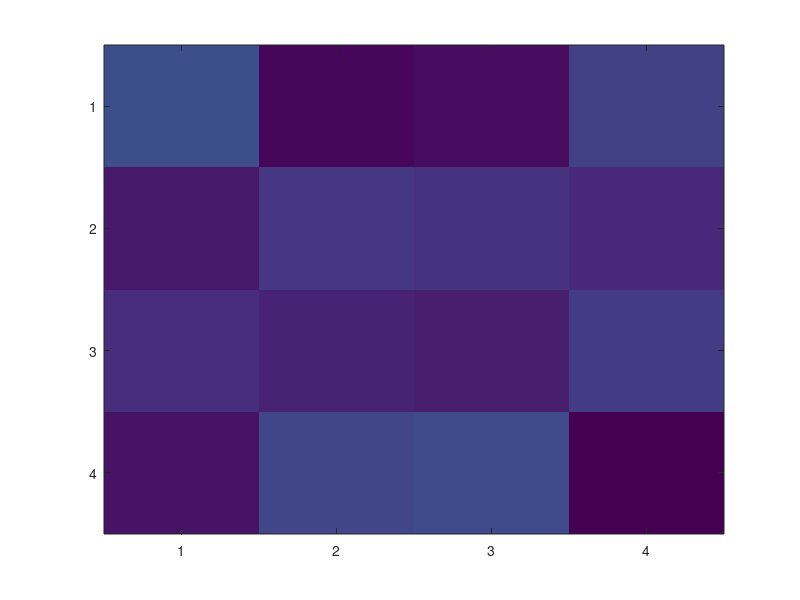

Here is the MATLAB script that generated this plot: (Note: this script raises an error after producing the figure.)
%=============================================================================
% Copyright (c) 2016-present Allan CORNET (Nelson)
%=============================================================================
% This file is part of Nelson.
%=============================================================================
% LICENCE_BLOCK_BEGIN
% SPDX-License-Identifier: LGPL-3.0-or-later
% LICENCE_BLOCK_END
%=============================================================================
% <--ADV-CLI MODE-->
%=============================================================================
% High-level image: manual limits fitted to the image, reversed y, ticks on top.
f = figure('Visible', 'off');
ax = axes(f);
image(ax, magic(4));
asserts.isequal(get(ax, 'XLimMode'), 'manual');
asserts.isequal(get(ax, 'YLimMode'), 'manual');
asserts.isequal(get(ax, 'ZLimMode'), 'auto');
asserts.isequal(get(ax, 'XLim'), [0.5 4.5]);
asserts.isequal(get(ax, 'YLim'), [0.5 4.5]);
asserts.isequal(get(ax, 'YDir'), 'reverse');
asserts.isequal(get(ax, 'Layer'), 'top');
asserts.isequal(char(get(ax, 'Box')), 'on');
asserts.isequal(get(ax, 'XLimitMethod'), 'tickaligned');
%=============================================================================
% Changing CData later keeps the manual limits.
h = ax.Children(1);
h.CData = magic(8);
asserts.isequal(get(ax, 'XLim'), [0.5 4.5]);
%=============================================================================
% A new high-level image replaces the limits.
image(ax, magic(8));
asserts.isequal(get(ax, 'XLim'), [0.5 8.5]);
%=============================================================================
% Explicit X and Y data.
image(ax, [10 20], [5 8], magic(4));
asserts.isequal(get(ax, 'XLimMode'), 'manual');
asserts.isapprox(get(ax, 'XLim'), [25 / 3, 65 / 3], 1e-12);
asserts.isequal(get(ax, 'YLim'), [4.5 8.5]);
%=============================================================================
% Releasing one limit keeps the other manual.
image(ax, magic(4));
xlim(ax, 'auto');
asserts.isequal(get(ax, 'XLimMode'), 'auto');
asserts.isequal(get(ax, 'YLimMode'), 'manual');
delete(f);
%=============================================================================
% Under hold the axes setup is left untouched.
f = figure('Visible', 'off');
ax = axes(f);
plot(ax, 1:20);
hold(ax, 'on');
image(ax, magic(4));
asserts.isequal(get(ax, 'XLimMode'), 'auto');
asserts.isequal(get(ax, 'YDir'), 'normal');
asserts.isequal(get(ax, 'Layer'), 'bottom');
asserts.isequal(get(ax, 'XLim'), [0 20]);
delete(f);
%=============================================================================
% A second image under hold keeps the limits of the first one.
f = figure('Visible', 'off');
ax = axes(f);
image(ax, magic(4));
hold(ax, 'on');
image(ax, [10 20], [5 8], magic(4));
asserts.isequal(get(ax, 'XLim'), [0.5 4.5]);
delete(f);
%=============================================================================
% NextPlot 'replacechildren' also leaves the axes setup alone.
f = figure('Visible', 'off');
ax = axes(f);
ax.NextPlot = 'replacechildren';
image(ax, magic(4));
asserts.isequal(get(ax, 'XLimMode'), 'auto');
asserts.isequal(get(ax, 'YDir'), 'normal');
delete(f);
%=============================================================================
% Low-level image keeps auto limits.
f = figure('Visible', 'off');
ax = axes(f);
image(ax, 'CData', magic(4));
asserts.isequal(get(ax, 'XLimMode'), 'auto');
asserts.isequal(get(ax, 'YDir'), 'normal');
delete(f);
%=============================================================================
% imagesc follows the same rules; its property form is low-level.
f = figure('Visible', 'off');
ax = axes(f);
imagesc(ax, magic(4));
asserts.isequal(get(ax, 'XLimMode'), 'manual');
asserts.isequal(get(ax, 'YLimMode'), 'manual');
asserts.isequal(get(ax, 'XLim'), [0.5 4.5]);
asserts.isequal(get(ax, 'YDir'), 'reverse');
asserts.isequal(get(ax, 'Layer'), 'top');
delete(f);
f = figure('Visible', 'off');
ax = axes(f);
imagesc(ax, 'CData', magic(4));
asserts.isequal(get(ax, 'XLimMode'), 'auto');
asserts.isequal(get(ax, 'YDir'), 'normal');
asserts.isequal(char(get(ax, 'Box')), 'off');
delete(f);
f = figure('Visible', 'off');
ax = axes(f);
plot(ax, 1:20);
hold(ax, 'on');
imagesc(ax, magic(4));
asserts.isequal(get(ax, 'XLimMode'), 'auto');
asserts.isequal(get(ax, 'YDir'), 'normal');
delete(f);
%=============================================================================
% imshow pins its limits; under hold it only sets the aspect ratio and direction.
f = figure('Visible', 'off');
ax = axes(f);
imshow(magic(4), [], 'Parent', ax);
asserts.isequal(get(ax, 'XLimMode'), 'manual');
asserts.isequal(get(ax, 'XLim'), [0.5 4.5]);
asserts.isequal(get(ax, 'YLim'), [0.5 4.5]);
asserts.isequal(get(ax, 'DataAspectRatio'), [1 1 1]);
asserts.isequal(get(ax, 'Layer'), 'top');
asserts.isequal(get(ax, 'XLimitMethod'), 'tickaligned');
delete(f);
f = figure('Visible', 'off');
ax = axes(f);
plot(ax, 1:20);
hold(ax, 'on');
imshow(magic(4), [], 'Parent', ax);
asserts.isequal(get(ax, 'XLimMode'), 'auto');
asserts.isequal(get(ax, 'XLim'), [0 20]);
asserts.isequal(get(ax, 'DataAspectRatio'), [1 1 1]);
asserts.isequal(get(ax, 'YDir'), 'reverse');
asserts.isequal(get(ax, 'Layer'), 'bottom');
delete(f);
%=============================================================================
